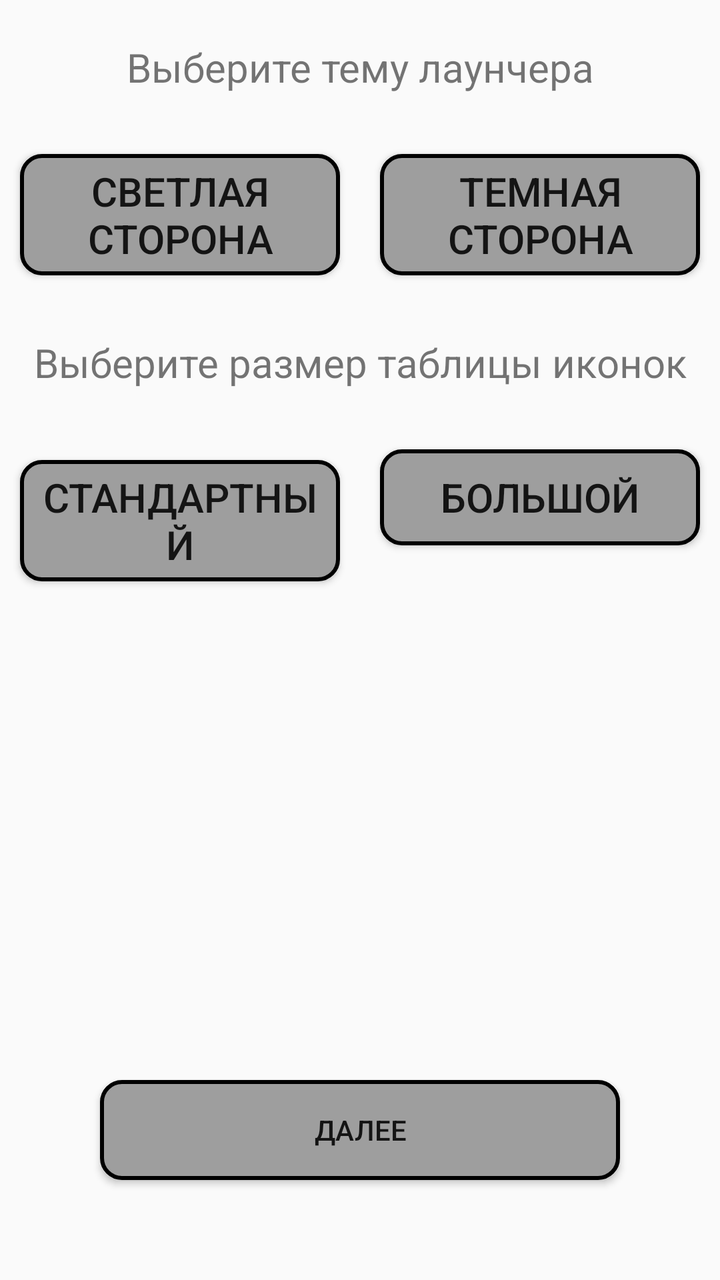
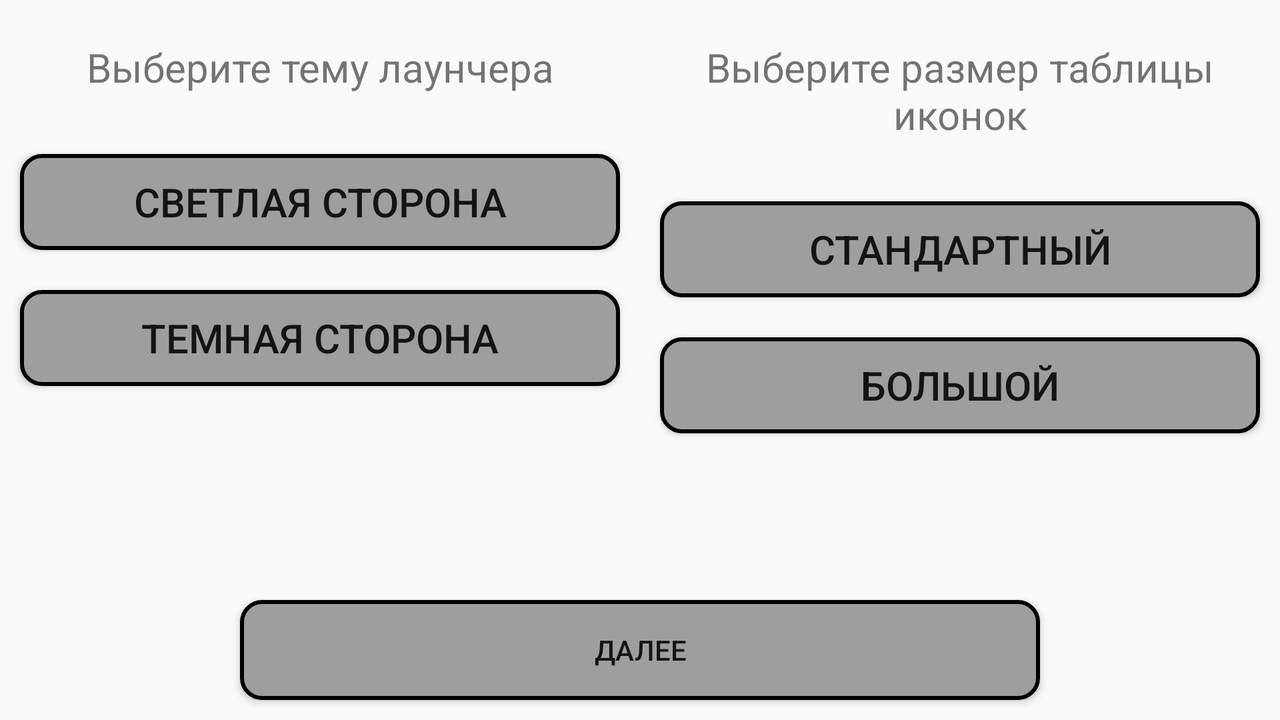

One screen, two layout resources from the same app: the default and the author's alternative for another configuration. Each is rendered where Android would select it; the XML of both is given below.
<!-- AndroidManifest.xml: application theme AppThemeLight -->
<!-- res/layout/welcome_page_layout_settings.xml -->
<?xml version="1.0" encoding="utf-8"?>
<RelativeLayout xmlns:android="http://schemas.android.com/apk/res/android"
    android:layout_width="match_parent"
    android:layout_height="match_parent">
    <LinearLayout
        android:layout_width="match_parent"
        android:layout_height="match_parent"
        android:layout_marginBottom="140dp"
        android:orientation="vertical">
        <LinearLayout
            android:layout_width="match_parent"
            android:layout_height="wrap_content"
            android:layout_marginTop="20dp"
            android:gravity="center"
            android:orientation="vertical">
            <TextView
                android:layout_width="match_parent"
                android:layout_height="wrap_content"
                android:textSize="20sp"
                android:gravity="center"
                android:layout_marginBottom="20dp"
                android:text="@string/welcome_text_choose_theme" />
            <LinearLayout
                android:layout_width="match_parent"
                android:layout_height="match_parent"
                android:weightSum="2"
                android:orientation="horizontal">
                <ToggleButton
                    android:layout_width="match_parent"
                    android:layout_height="wrap_content"
                    android:id="@+id/lighThemeChosen"
                    android:layout_weight="1"
                    android:background="@drawable/standard_selector"
                    android:layout_margin="10dp"
                    android:textSize="20sp"
                    android:textOn="@string/light_style"
                    android:textOff="@string/light_style"
                    android:gravity="center"/>
                <ToggleButton
                    android:layout_width="match_parent"
                    android:layout_height="wrap_content"
                    android:id="@+id/darkThemeChosen"
                    android:layout_margin="10dp"
                    android:background="@drawable/standard_selector"
                    android:layout_weight="1"
                    android:textSize="20sp"
                    android:textOn="@string/dark_style"
                    android:textOff="@string/dark_style"
                    android:gravity="center"/>
            </LinearLayout>
        </LinearLayout>
        <LinearLayout
            android:layout_width="match_parent"
            android:layout_height="wrap_content"
            android:layout_marginTop="20dp"
            android:gravity="center"
            android:orientation="vertical">
            <TextView
                android:layout_width="match_parent"
                android:layout_height="wrap_content"
                android:layout_marginBottom="20dp"
                android:textSize="20sp"
                android:text="@string/welcome_text_choose_count_icons"
                android:gravity="center" />
            <LinearLayout
                android:layout_width="match_parent"
                android:layout_height="match_parent"
                android:weightSum="2"
                android:orientation="horizontal">
                <ToggleButton
                    android:layout_width="match_parent"
                    android:layout_height="wrap_content"
                    android:id="@+id/cellsCountOpt1"
                    android:textOn="@string/cells_opt_1"
                    android:textOff="@string/cells_opt_1"
                    android:layout_margin="10dp"
                    android:focusable="false"
                    android:focusableInTouchMode="false"
                    android:background="@drawable/standard_selector"
                    android:layout_weight="1"
                    android:textSize="20sp"
                    android:gravity="center"/>
                <ToggleButton
                    android:layout_width="match_parent"
                    android:layout_height="wrap_content"
                    android:id="@+id/cellsCountOpt2"
                    android:textOn="@string/cells_opt_2"
                    android:textOff="@string/cells_opt_2"
                    android:focusable="false"
                    android:focusableInTouchMode="false"
                    android:layout_weight="1"
                    android:background="@drawable/standard_selector"
                    android:layout_margin="10dp"
                    android:textSize="20sp"
                    android:gravity="center"/>
            </LinearLayout>
        </LinearLayout>
    </LinearLayout>
    <Button
        android:id="@+id/welcomeNextBtn"
        android:layout_width="match_parent"
        android:text="@string/welcome_next_btn"
        android:layout_height="50dp"
        android:layout_marginEnd="@dimen/margin_next_button"
        android:layout_marginRight="@dimen/margin_next_button"
        android:layout_marginStart="@dimen/margin_next_button"
        android:layout_marginLeft="@dimen/margin_next_button"
        android:layout_marginBottom="@dimen/margin_bottom_next_button"
        android:layout_alignParentBottom="true"
        android:background="@drawable/rounded_shape_button"/>
</RelativeLayout>
<!-- resources referenced by this layout -->
<resources>
  <dimen name="margin_bottom_next_button">50dp</dimen>
  <dimen name="margin_next_button">50dp</dimen>
  <!-- drawable rounded_shape_button (drawable) -->
  <?xml version="1.0" encoding="utf-8"?>
  <shape xmlns:android="http://schemas.android.com/apk/res/android"
      android:shape="rectangle">
  
      <solid android:color="#9E9E9E" />
  
      <stroke
          android:width="2dp"
          android:color="#000000" />
  
      <padding
          android:bottom="5dp"
          android:left="5dp"
          android:right="5dp"
          android:top="5dp" />
  
      <corners android:radius="10dp" />
  
  </shape>
  <!-- drawable standard_selector (drawable) -->
  <?xml version="1.0" encoding="utf-8"?>
  <selector xmlns:android="http://schemas.android.com/apk/res/android">
      <item
          android:state_checked="true"
          android:drawable="@drawable/shape_selected" />
      <item
          android:state_checked="false"
          android:drawable="@drawable/rounded_shape_button" />
  </selector>
  <string name="cells_opt_1">Стандартный</string>
  <string name="cells_opt_2">Большой</string>
  <string name="dark_style">Темная сторона</string>
  <string name="light_style">Светлая сторона</string>
  <string name="welcome_next_btn">Далее</string>
  <string name="welcome_text_choose_count_icons">Выберите размер таблицы иконок</string>
  <string name="welcome_text_choose_theme">Выберите тему лаунчера</string>
  <style name="AppThemeLight" parent="@style/Theme.AppCompat.Light">
          
          <item name="colorPrimary">#B2EBF2</item>
          <item name="colorPrimaryDark">#00E5FF</item>
          <item name="colorAccent">#4FC3F7</item>
      </style>
  <!-- drawable shape_selected (drawable) -->
  <?xml version="1.0" encoding="utf-8"?>
  <shape xmlns:android="http://schemas.android.com/apk/res/android"
      android:shape="rectangle">
  
      <stroke
          android:width="2dp"
          android:color="#000000" />
  
      <padding
          android:bottom="5dp"
          android:left="5dp"
          android:right="5dp"
          android:top="5dp" />
  
      <corners android:radius="10dp" />
  
  </shape>
</resources>
<!-- res/layout-land/welcome_page_layout_settings.xml (the author's variant of the layout above) -->
<!-- drawn on the phone turned sideways -->
<?xml version="1.0" encoding="utf-8"?>
<RelativeLayout xmlns:android="http://schemas.android.com/apk/res/android"
    android:layout_width="match_parent"
    android:layout_height="match_parent">
    <LinearLayout
        android:layout_width="match_parent"
        android:layout_height="match_parent"
        android:layout_marginBottom="120dp"
        android:orientation="horizontal"
        android:weightSum="2">
        <LinearLayout
            android:layout_width="0dp"
            android:layout_height="wrap_content"
            android:layout_weight="1"
            android:layout_marginTop="20dp"
            android:gravity="center"
            android:orientation="vertical">
            <TextView
                android:layout_width="match_parent"
                android:layout_height="wrap_content"
                android:textSize="20sp"
                android:gravity="center"
                android:layout_marginBottom="20dp"
                android:text="@string/welcome_text_choose_theme" />
            <LinearLayout
                android:layout_width="match_parent"
                android:layout_height="match_parent"
                android:weightSum="2"
                android:orientation="vertical">
                <ToggleButton
                    android:layout_width="match_parent"
                    android:layout_height="wrap_content"
                    android:id="@+id/lighThemeChosen"
                    android:layout_weight="1"
                    android:background="@drawable/standard_selector"
                    android:layout_margin="10dp"
                    android:textSize="20sp"
                    android:textOn="@string/light_style"
                    android:textOff="@string/light_style"
                    android:gravity="center"/>
                <ToggleButton
                    android:layout_width="match_parent"
                    android:layout_height="wrap_content"
                    android:id="@+id/darkThemeChosen"
                    android:layout_margin="10dp"
                    android:background="@drawable/standard_selector"
                    android:layout_weight="1"
                    android:textSize="20sp"
                    android:textOn="@string/dark_style"
                    android:textOff="@string/dark_style"
                    android:gravity="center"/>
            </LinearLayout>
        </LinearLayout>
        <LinearLayout
            android:layout_width="0dp"
            android:layout_height="wrap_content"
            android:layout_weight="1"
            android:layout_marginTop="20dp"
            android:gravity="center"
            android:orientation="vertical">
            <TextView
                android:layout_width="match_parent"
                android:layout_height="wrap_content"
                android:layout_marginBottom="20dp"
                android:textSize="20sp"
                android:text="@string/welcome_text_choose_count_icons"
                android:gravity="center" />
            <LinearLayout
                android:layout_width="match_parent"
                android:layout_height="match_parent"
                android:weightSum="2"
                android:orientation="vertical">
                <ToggleButton
                    android:layout_width="match_parent"
                    android:layout_height="wrap_content"
                    android:id="@+id/cellsCountOpt1"
                    android:textOn="@string/cells_opt_1"
                    android:textOff="@string/cells_opt_1"
                    android:layout_margin="10dp"
                    android:focusable="false"
                    android:focusableInTouchMode="false"
                    android:background="@drawable/standard_selector"
                    android:layout_weight="1"
                    android:textSize="20sp"
                    android:gravity="center"/>
                <ToggleButton
                    android:layout_width="match_parent"
                    android:layout_height="wrap_content"
                    android:id="@+id/cellsCountOpt2"
                    android:textOn="@string/cells_opt_2"
                    android:textOff="@string/cells_opt_2"
                    android:focusable="false"
                    android:focusableInTouchMode="false"
                    android:layout_weight="1"
                    android:background="@drawable/standard_selector"
                    android:layout_margin="10dp"
                    android:textSize="20sp"
                    android:gravity="center"/>
            </LinearLayout>
        </LinearLayout>
    </LinearLayout>
    <Button
        android:id="@+id/welcomeNextBtn"
        android:layout_width="match_parent"
        android:text="@string/welcome_next_btn"
        android:layout_height="50dp"
        android:layout_marginEnd="@dimen/margin_next_button"
        android:layout_marginRight="@dimen/margin_next_button"
        android:layout_marginStart="@dimen/margin_next_button"
        android:layout_marginLeft="@dimen/margin_next_button"
        android:layout_marginBottom="@dimen/margin_bottom_next_button"
        android:layout_alignParentBottom="true"
        android:background="@drawable/rounded_shape_button"/>
</RelativeLayout>
<!-- resources referenced by the variant -->
<!-- as the phone turned sideways resolves them -->
<resources>
  <!-- from res/values-land/ -->
  <dimen name="margin_bottom_next_button">10dp</dimen>
  <!-- from res/values-land/ -->
  <dimen name="margin_next_button">120dp</dimen>
  <!-- drawable rounded_shape_button (drawable) -->
  <?xml version="1.0" encoding="utf-8"?>
  <shape xmlns:android="http://schemas.android.com/apk/res/android"
      android:shape="rectangle">
  
      <solid android:color="#9E9E9E" />
  
      <stroke
          android:width="2dp"
          android:color="#000000" />
  
      <padding
          android:bottom="5dp"
          android:left="5dp"
          android:right="5dp"
          android:top="5dp" />
  
      <corners android:radius="10dp" />
  
  </shape>
  <!-- drawable standard_selector (drawable) -->
  <?xml version="1.0" encoding="utf-8"?>
  <selector xmlns:android="http://schemas.android.com/apk/res/android">
      <item
          android:state_checked="true"
          android:drawable="@drawable/shape_selected" />
      <item
          android:state_checked="false"
          android:drawable="@drawable/rounded_shape_button" />
  </selector>
  <string name="cells_opt_1">Стандартный</string>
  <string name="cells_opt_2">Большой</string>
  <string name="dark_style">Темная сторона</string>
  <string name="light_style">Светлая сторона</string>
  <string name="welcome_next_btn">Далее</string>
  <string name="welcome_text_choose_count_icons">Выберите размер таблицы иконок</string>
  <string name="welcome_text_choose_theme">Выберите тему лаунчера</string>
  <style name="AppThemeLight" parent="@style/Theme.AppCompat.Light">
          
          <item name="colorPrimary">#B2EBF2</item>
          <item name="colorPrimaryDark">#00E5FF</item>
          <item name="colorAccent">#4FC3F7</item>
      </style>
  <!-- drawable shape_selected (drawable) -->
  <?xml version="1.0" encoding="utf-8"?>
  <shape xmlns:android="http://schemas.android.com/apk/res/android"
      android:shape="rectangle">
  
      <stroke
          android:width="2dp"
          android:color="#000000" />
  
      <padding
          android:bottom="5dp"
          android:left="5dp"
          android:right="5dp"
          android:top="5dp" />
  
      <corners android:radius="10dp" />
  
  </shape>
</resources>
